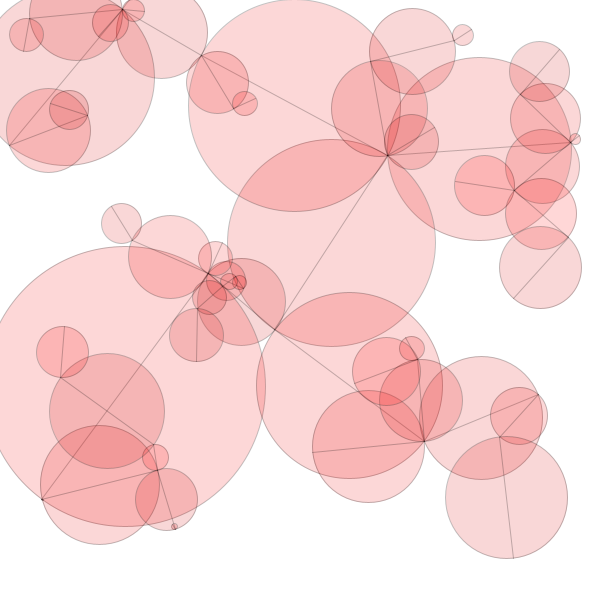
Frame 1 (no input)
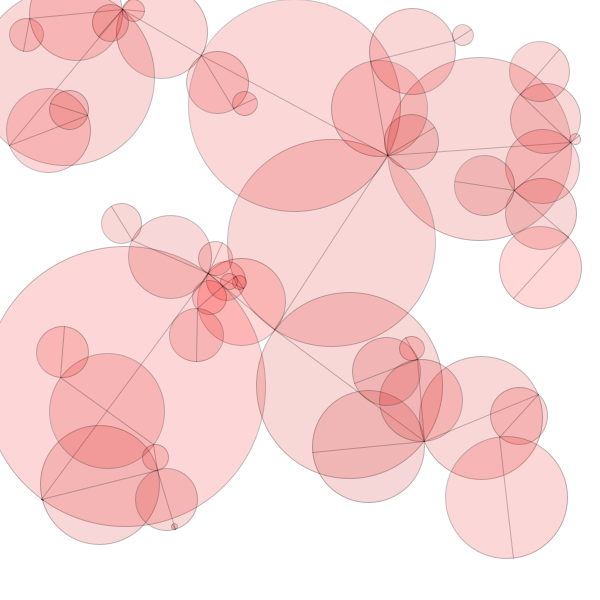
Frame 60 (the mouse pressed at the canvas centre just before this capture)
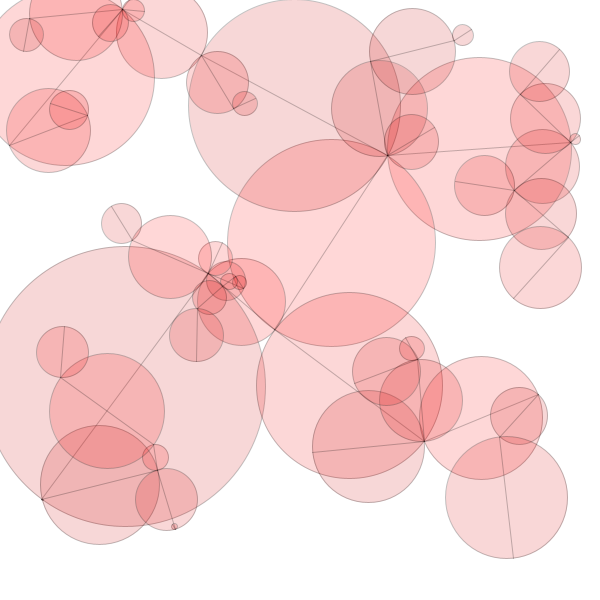
Frame 120 (the mouse held since frame 60 and released just before this capture)

The Processing sketch that drew these frames (run headless with seeded random() and noise(); from frame 60 on, the mouse is pressed at the canvas centre):

// Processing sketch: minC
// ── minC.pde

ArrayList<Dot> dots;
float dist;
float tmp;
Dot min;
int range;

void setup() {
  size(600, 600); 
  dots = new ArrayList<Dot>();
  min = null;
  range = 50;

  randomise();
}

void draw() {
  background(#ffffff);
  for (Dot d : dots) {
    d.display();
  }
}

void addDot(float x, float y) {
  PVector P = new PVector(x, y);
  PVector neighbour = new PVector(P.x, P.y);
  float min = 9999;
  float tmp;

  for (Dot d : dots) {
    tmp = d.distance(P.x, P.y);
    if (tmp < min) {
      min = tmp;
      neighbour.x = d.pos.x;
      neighbour.y = d.pos.y;
    }
  }

  dots.add(new Dot(P, neighbour));
}

void mouseClicked() {
  addDot(mouseX, mouseY);
}

void keyPressed() {
  if (key == 'r' || key == 'R')
    randomise();
}


void randomise() {
  dots = new ArrayList<Dot>();
  for (int i = 0; i < range; i++) {
    addDot(random(600), random(600));
  }
}

// ── dot.pde
class Dot {
   PVector pos;
   PVector neighbour;
   
   Dot(PVector p, PVector n) {
      pos = p;
      neighbour = n;
   }
   
   void display() {

       stroke(0,0,0,60);
       fill(random(200,255),0,0,40);
       strokeWeight(1);
       ellipseMode(RADIUS);
       ellipse((pos.x + neighbour.x)/2, (pos.y + neighbour.y)/2, this.distance(neighbour.x,neighbour.y)/2, this.distance(neighbour.x,neighbour.y)/2);
       line(pos.x,pos.y,neighbour.x,neighbour.y);
       
   }
   
   float distance(float x,float y) {
      return (float)Math.sqrt(Math.pow(x - pos.x, 2) + Math.pow(y - pos.y, 2)); 
   }
}
